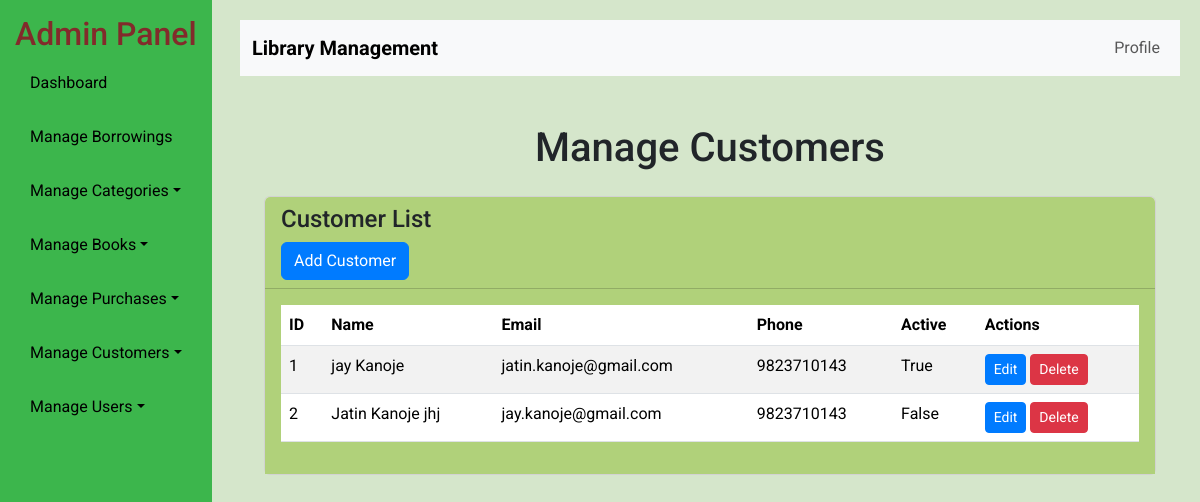
Page /ladmin/custuser/ on the earlier database version.
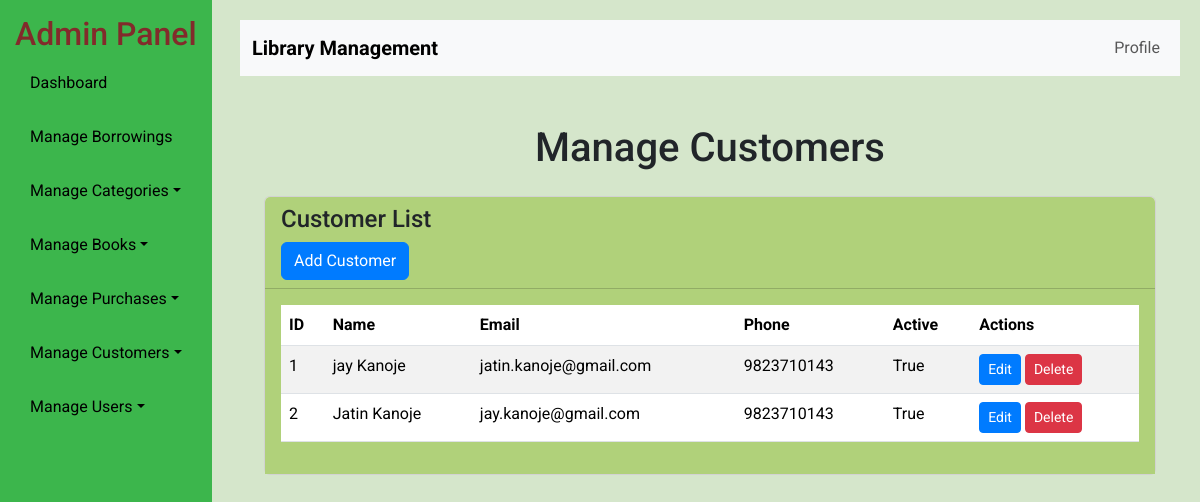
Same page on the later database version.
### cust/models.py (models this page shows, shortened)
class customer(models.Model):
    user = models.OneToOneField(User, on_delete=models.CASCADE, null=True)
    name = models.CharField(max_length=50, null=True)
    mobile = models.IntegerField(null=True)
    email = models.EmailField(max_length=254, null=True)
    address = models.CharField(max_length=50, null=True)
    gender = models.CharField(max_length=50, null=True)
    created_at = models.DateTimeField(auto_now=False, auto_now_add=False, null=True)
    picture=models.ImageField(null=True)
    active = models.BooleanField(default=True)

### ladmin/views.py (the view)
# urls.py: path('custuser/', custuser, name='acustuser'),
def custuser(request):
    cust = customer.objects.all()
    return render(request, 'ladmin/acustuser.html', {'cust': cust})

### template/ladmin/acustuser.html
{% extends "ladmin/base.html" %}
{% block content %}
<div class="container mt-5">
    <h1 class="text-center">Manage Customers</h1>
    <div class="row mt-4">
        <div class="col-md-12">
            <div class="card">
                <div class="card-header">
                    <h4>Customer List</h4>
                    <a href="" class="btn btn-primary">Add Customer</a>
                </div>
                <div class="card-body">
                    <table class="table table-striped">
                        <thead>
                            <tr>
                                <th>ID</th>
                                <th>Name</th>
                                <th>Email</th>
                                <th>Phone</th>
                                <th>Active</th>
                                <th>Actions</th>
                            </tr>
                        </thead>
                        <tbody>
                            {% for customer in cust %}
                            <tr>
                                <td>{{ customer.id }}</td>
                                <td>{{ customer.name }}</td>
                                <td>{{ customer.email }}</td>
                                <td>{{ customer.mobile }}</td>
                                <td>{{ customer.active }}</td>
                                <td>
                                    <a href="" class="btn btn-sm btn-primary">Edit</a>
                                    <a href="#" class="btn btn-sm btn-danger">Delete</a>
                                </td>
                            </tr>
                            {% endfor %}
                        </tbody>
                    </table>
                </div>
            </div>
        </div>
    </div>
</div>
{% endblock content %}

Differences in the rows shown:
changed customer "jay.kanoje@gmail.com": name "Jatin Kanoje jhj" → "Jatin Kanoje"; active "False" → "True"
